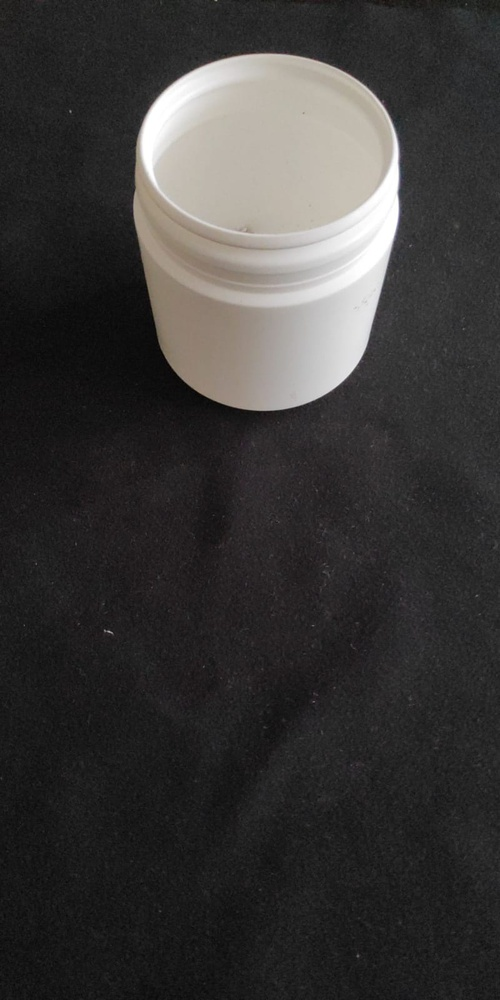
#> input picture noManos/bote.jpg, 500 x 1000 px, shrunk from 800 x 1600 before the run; its folder holds only this picture in this run
$ python clasificadorManos.py   (older library calls are emulated)
#> lines starting #> are read from the running program, lines starting #| are printed output that depends on the picture; after the words box and inside, x2 and y2 are one past the last pixel; in counts of white or black regions, pixels touching at a corner belong together
### procesarImagen.py
import numpy as np
import cv2
from matplotlib import pyplot as plt
from os import scandir, getcwd
from os.path import abspath

def procesar(imagen):
#> called with imagen = 'noManos/bote.jpg'
    imagen = cv2.imread(imagen, cv2.IMREAD_COLOR)
#> imagen is the input picture: shape (1000, 500, 3); mean B, G, R 55.6, 56.6, 58.3
    #cv2.imshow('original', imagen)

    imagen = cv2.GaussianBlur(imagen ,(9,9),0)

    imgray = cv2.cvtColor(imagen, cv2.COLOR_BGR2GRAY)
    ret, thresh = cv2.threshold(imgray, 80, 255, cv2.THRESH_BINARY)
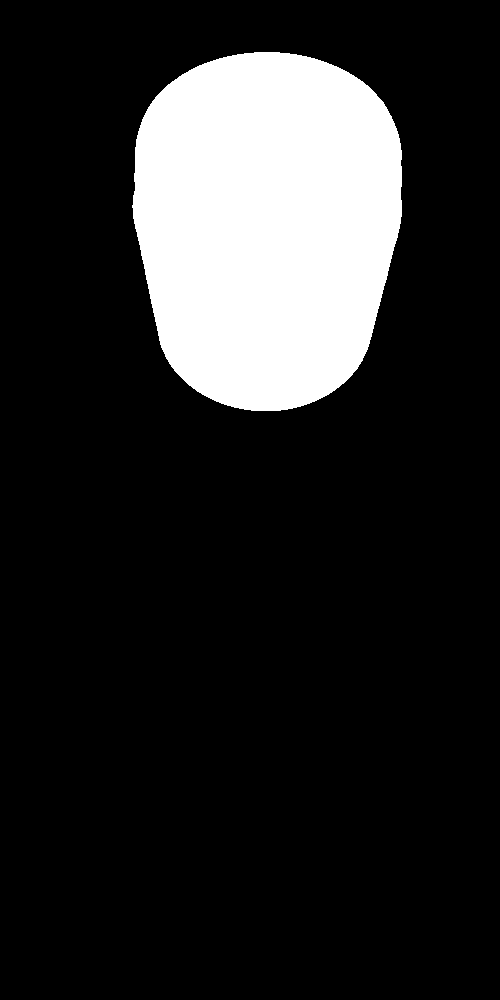
#> thresh: shape (1000, 500); 15.8% white; 1 white region
    #cv2.imshow('silueta', thresh)

    im2, contornos, jerarquía = cv2.findContours(thresh, cv2.RETR_TREE, cv2.CHAIN_APPROX_SIMPLE)
#> contornos = 1 contour; box (x1, y1, x2, y2) and area: (132, 52, 402, 411) 78684; jerarquía = [[-1, -1, -1, -1]]
    contornosGrandes = []
    areas = []
    for i in contornos:
        areas.append(cv2.contourArea(i))
#> this loop made 1 pass
#> after the loop, areas = [78684]

    for i in contornos:
        if(cv2.contourArea(i) == max(areas)):
            contornosGrandes.append(i)
#> after the loop, contornosGrandes has the same summary as contornos

    cv2.cvtColor(imagen, cv2.COLOR_BGR2RGB)
    cv2.drawContours(imagen, contornosGrandes,-1, (255,0,0), -1)
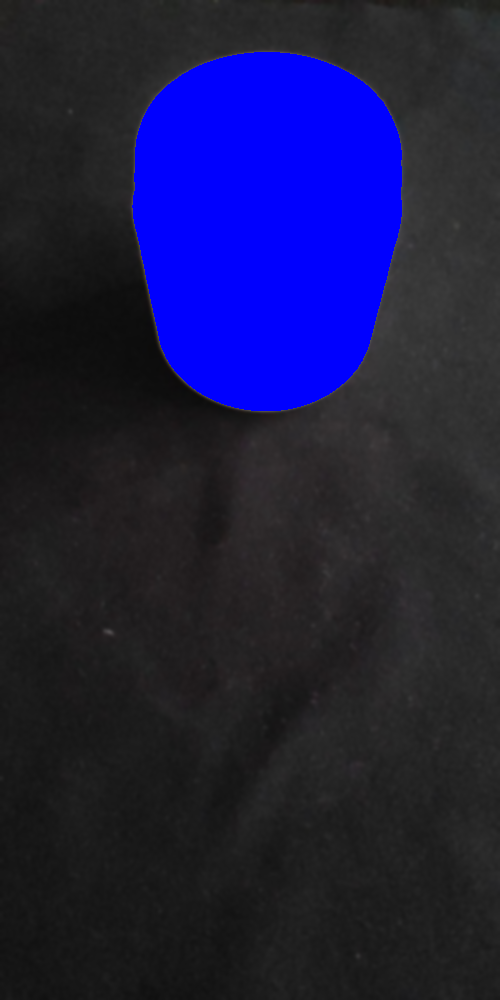
#> imagen: shape (1000, 500, 3); mean B, G, R 68.8, 28.2, 28.8

    #cv2.imshow('mano', imagen)

    HU = cv2.HuMoments(cv2.moments(contornosGrandes[0]))
#> HU = [0.168, 0.00253, 8.64e-05, 1.85e-06, 2.33e-11, 9.29e-08, -8.4e-13]
    return imagen, HU

# [4 lines left out: function imprimirImagen, not called in this run]

def ls(ruta = '.'):
    return [abspath(arch.path) for arch in scandir(ruta) if arch.is_file()]

### clasificadorManos.py
import procesarImagen as pi

def reglas(hu):
    #print(hu)
    if hu[4] <= 0.000019:
        return False
    else:
        if hu[2] <= 0.026982:
            return True
        else:
            return False


def imprimirConsola(imagen, resultado):
    print(imagen + " " + str(resultado))

def imprimirGrafico(imagen, resultado):
    pi.imprimirImagen(imagen, resultado)

def clasificarCarpeta(carpeta):
    test = pi.ls(carpeta)
    for i in range(len(test)):
        im, hu = pi.procesar(test[i])
#> hu has the same summary as HU in procesar
        array = []
        array.append(0)
        for h in hu:
            array.append(h[0])
#> this loop made 7 passes
#> h on passes 1 to 7: [0.168], [0.00253], [8.64e-05], [1.85e-06], [2.33e-11], [9.29e-08], [-8.4e-13]
#> after the loop, array = [0, 0.168, 0.00253, 8.64e-05, 1.85e-06, 2.33e-11, 9.29e-08, -8.4e-13]
        imprimirConsola(test[i], reglas(array))
        #print(array)
        #imprimirGrafico(im, reglas(array))

clasificarCarpeta("noManos")

$ run again, on noManos/cubo.jpeg
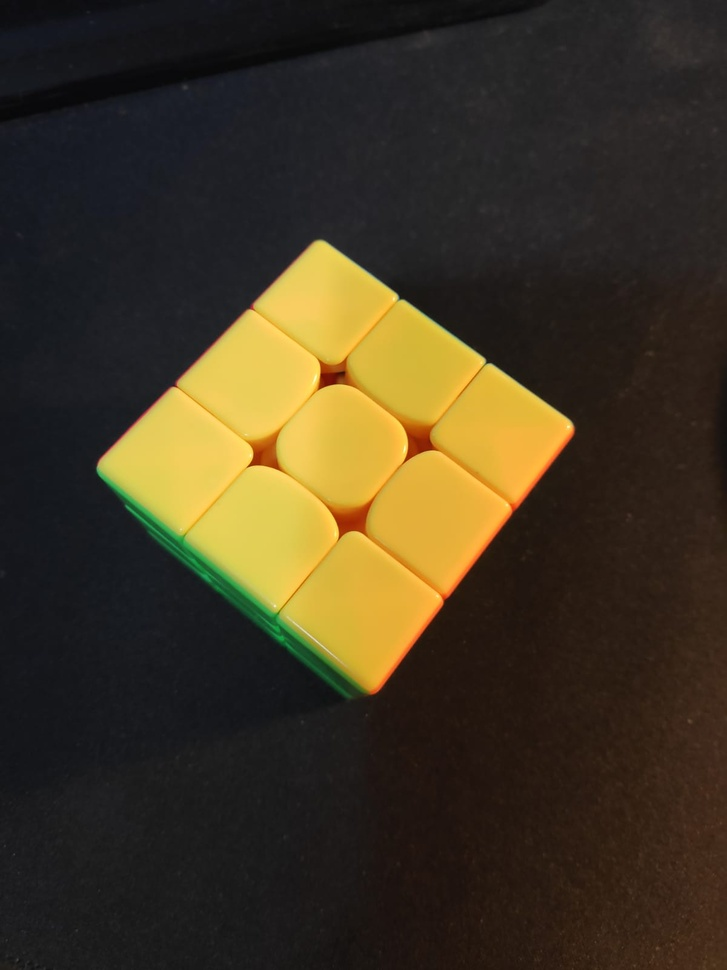
#> input picture noManos/cubo.jpeg, 727 x 970 px, shrunk from 1200 x 1600 before the run
#> in procesar, imagen is the input picture: shape (970, 727, 3); mean B, G, R 34.7, 54.7, 64.9
#> in procesar, `ret, thresh = cv2.threshold(imgray, 80, 255, cv2.THRESH_BINARY)`:
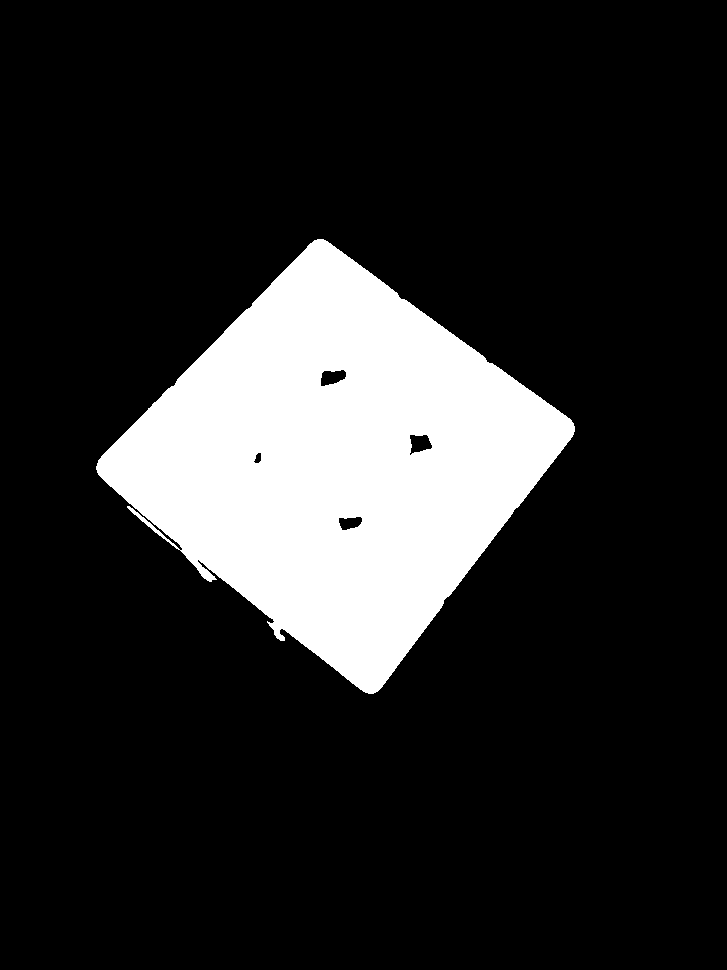
#> thresh: shape (970, 727); 16.3% white; 1 white region
#> contornos = 5 contours; box (x1, y1, x2, y2) and area: (96, 239, 575, 694) 115126, (409, 434, 433, 456) 334, (320, 369, 347, 387) 319, (338, 516, 363, 531) 249, (253, 452, 262, 464) 62; jerarquía = [[-1, -1, 1, -1], [2, -1, -1, 0], [3, 1, -1, 0], [4, 2, -1, 0], [-1, 3, -1, 0]]
#> the loop in procesar, `for i in contornos:` made 5 passes
#> after the loop in procesar, `for i in contornos:`: areas = [115126, 249, 61.5, 334, 319]
#> after the loop in procesar, `for i in contornos:`: contornosGrandes = 1 contour; box (x1, y1, x2, y2) and area: (96, 239, 575, 694) 115126
#> in procesar, `cv2.drawContours(imagen, contornosGrandes,-1, (255,0,0), -1)`:
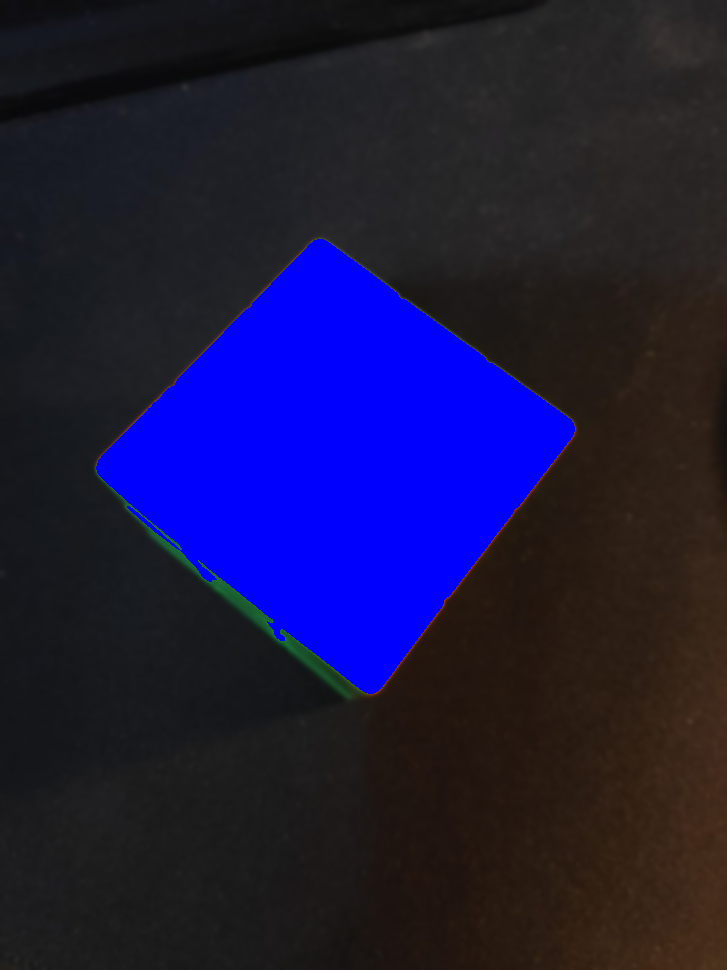
#> imagen: shape (970, 727, 3); mean B, G, R 65.1, 24.6, 28.4
#> HU = [0.167, 9.28e-05, 3.32e-05, 1.96e-07, -7.49e-14, -1.61e-09, -4.96e-13]
#> hu has the same summary as HU in procesar
#> the loop in clasificarCarpeta, `for h in hu:` made 7 passes
#> h on passes 1 to 7: [0.167], [9.28e-05], [3.32e-05], [1.96e-07], [-7.49e-14], [-1.61e-09], [-4.96e-13]
#> after the loop in clasificarCarpeta, `for h in hu:`: array = [0, 0.167, 9.28e-05, 3.32e-05, 1.96e-07, -7.49e-14, -1.61e-09, -4.96e-13]
